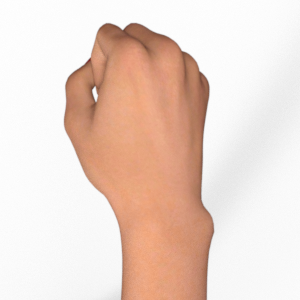
#> input picture dataset/test/rock/testrock01-02.png, 300 x 300 px
$ python test_hog_rf.py
#> lines starting #> are read from the running program, lines starting #| are printed output that depends on the picture
import os
import cv2
import numpy as np
import joblib
from skimage.feature import hog
from sklearn.metrics import accuracy_score, classification_report

def extract_hog_features(img):
    if len(img.shape) == 3:
        img = cv2.cvtColor(img, cv2.COLOR_BGR2GRAY)
    img_resized = cv2.resize(img, (64, 64))
    features = hog(img_resized, orientations=9, pixels_per_cell=(8, 8),
                   cells_per_block=(2, 2), visualize=False)
    return features

def main():
    # 使用剛才訓練好的模型
    model_path = 'rps_hog_rf_model.pkl'
    # 測試集路徑
    test_dir = '../dataset/test'

    if not os.path.exists(model_path):
        print(f"找不到模型檔案 {model_path}，請先執行 train_hog_random_forest.py")
        return

    print("載入 HOG+RF 模型...")
    model = joblib.load(model_path)
#> (reads demo/rps_hog_rf_model.pkl from the repository)

    label_map = {'rock': 0, 'paper': 1, 'scissors': 2}
    X_test, y_test = [], []

    print("正在處理測試集 HOG 特徵...")
    for category, label_idx in label_map.items():
        category_path = os.path.join(test_dir, category)
        if not os.path.exists(category_path):
            continue

        for filename in os.listdir(category_path):
            if filename.lower().endswith(('.png', '.jpg', '.jpeg')):
                img = cv2.imread(os.path.join(category_path, filename))
#> img is the input picture: shape (300, 300, 3); mean B, G, R 205, 215.3, 236
                if img is not None:
                    X_test.append(extract_hog_features(img))
#> in extract_hog_features, `img = cv2.cvtColor(img, cv2.COLOR_BGR2GRAY)`:
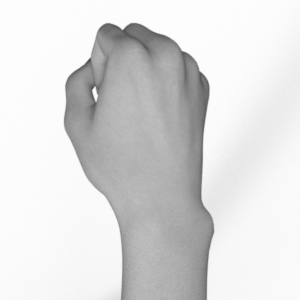
#> img: shape (300, 300); min 62, max 255, mean 220.3
#> in extract_hog_features, `features = hog(img_resized, orientations=9, pixels_per_cell=(8, 8), ce..`: features = 1764 values, max 0.635 at index 1311, min 0 at index 3, mean 0.105
                    y_test.append(label_idx)
#> pass 2 of the loop in main, `for category, label_idx in label_map.items():`:
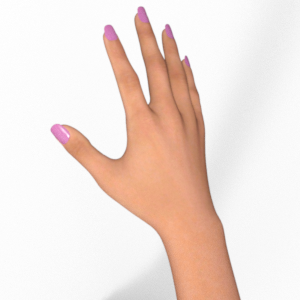
#> input picture dataset/test/paper/testpaper01-00.png, 300 x 300 px
#> in main, img is the input picture: shape (300, 300, 3); mean B, G, R 217.7, 224.9, 240.6
#> in extract_hog_features (call 2), `img = cv2.cvtColor(img, cv2.COLOR_BGR2GRAY)`:
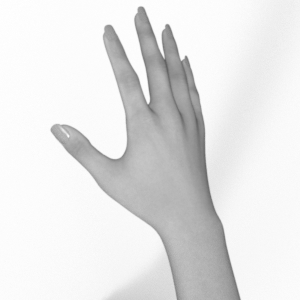
#> img: shape (300, 300); min 96, max 255, mean 228.8
#> in extract_hog_features (call 2), `img_resized = cv2.resize(img, (64, 64))`:
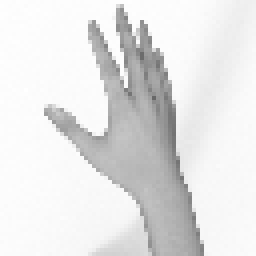
#> img_resized: shape (64, 64) (shown 4 times larger); min 104, max 255, mean 228.7
#> features = 1764 values, max 0.81 at index 1311, min 0 at index 3, mean 0.106

    if not X_test:
        print("找不到測試圖片！")
        return

    y_pred = model.predict(X_test)
#> y_pred = [0, 1]
    print(f"\n測試準確率: {accuracy_score(y_test, y_pred) * 100:.2f}%")
#| 測試準確率: 100.00%
    print("\n分類報告：")
#> (the run stopped early here; a loop or call above may not have finished)
